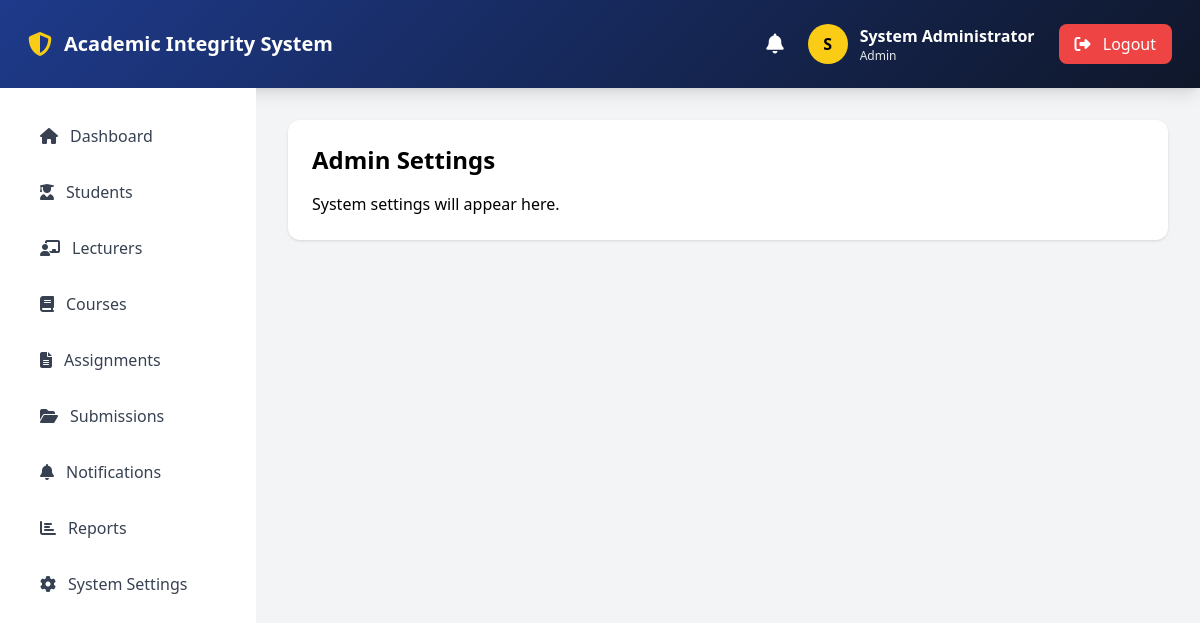
Screenshot of /admin/settings (signed in) with the database file from the repository.
### app/models.py (models this page shows, shortened)
class User(UserMixin, db.Model):
    __tablename__ = 'users'
    id = db.Column(db.Integer, primary_key=True)
    username = db.Column(db.String(50), unique=True, nullable=False)
    email = db.Column(db.String(100), unique=True, nullable=False)
    password_hash = db.Column(db.String(255), nullable=False)
    first_name = db.Column(db.String(50), nullable=False)
    last_name = db.Column(db.String(50), nullable=False)
    role = db.Column(db.String(20), default='student')
    department = db.Column(db.String(100))
    faculty = db.Column(db.String(100))
    created_at = db.Column(db.DateTime, default=datetime.utcnow)
    updated_at = db.Column(db.DateTime, default=datetime.utcnow, onupdate=datetime.utcnow)
    last_login = db.Column(db.DateTime)
    is_active = db.Column(db.Boolean, default=True)
    student_profile = db.relationship('Student', backref='user', uselist=False, cascade='all, delete-orphan')
    lecturer_profile = db.relationship('Lecturer', backref='user', uselist=False, cascade='all, delete-orphan')
    @property
    def full_name(self):
        return f"{self.first_name} {self.last_name}"

### app/admin/routes.py (the view)
@admin_bp.route("/settings")
@login_required
def settings():
    if current_user.role != "admin":
        flash("Access denied.", "danger")
        return redirect(url_for("auth.login"))
    return render_template("admin/settings.html")

### app/__init__.py (called while the page is built)
@login_manager.user_loader
def load_user(user_id):
    from app.models import User
    return User.query.get(int(user_id))

### app/templates/admin/settings.html (shortened to what this page needs)
{% extends "base.html" %}
{% block content %}
<div class="bg-white rounded-xl shadow p-6">
    <h1 class="text-2xl font-bold mb-4">Admin Settings</h1>
    <p>System settings will appear here.</p>
</div>
{% endblock %}

### app/templates/includes/navbar.html (shortened to what this page needs)
<nav class="gradient-bg shadow-lg p-2 md:p-3">
    <div class="px-4 h-16 flex justify-between items-center">
        <div class="flex items-center gap-3">
            <i class="fas fa-shield-alt text-yellow-400 text-2xl"></i>
            <span class="text-white text-xl font-bold">
                Academic Integrity System
            </span>
        </div>
        {% if current_user.is_authenticated %}
        <div class="flex items-center gap-6">
            <a href="{{ url_for('notifications.index') }}"
               class="relative text-white hover:text-yellow-400">
                <i class="fas fa-bell text-xl"></i>
            </a>
            <div class="flex items-center gap-3">
                <div class="h-10 w-10 rounded-full
                bg-yellow-400 text-black
                flex items-center justify-center
                font-bold">
                    {{ current_user.first_name[0] }}
                </div>
                <div class="text-white">
                    <p class="font-semibold">
                        {{ current_user.full_name }}
                    </p>
                    <p class="text-xs text-gray-200">
                        {{ current_user.role|title }}
                    </p>
                </div>
            </div>
            <a href="{{ url_for('auth.logout') }}"
               class="bg-red-500 hover:bg-red-600
               px-4 py-2 rounded-lg text-white">
                <i class="fas fa-sign-out-alt mr-2"></i>
                Logout
            </a>
        </div>
        {% endif %}
    </div>
</nav>

### app/templates/base.html (style rules this page uses)
.gradient-bg { background: linear-gradient(135deg, #1e3a8a, #0f172a); }

### rows the page displays
User: first_name "S", full_name "System Administrator", role "Admin"
